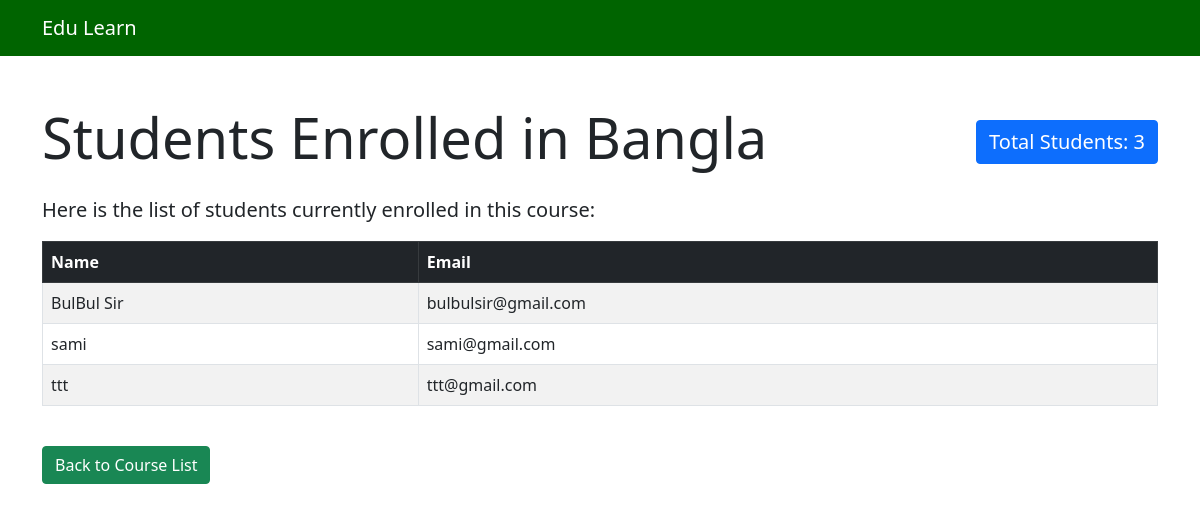
Page /course/6/students/ (signed in) on the committed database.
### courses/models.py (models this page shows, shortened)
class Course(models.Model):
    title = models.CharField(max_length=200)
    description = models.TextField()
    duration = models.IntegerField(help_text="Duration in hours")
    thumbnail = models.ImageField(
        upload_to='course_thumbnails/',  # Consistent folder name
        null=True,
        blank=True
    )
    created_at = models.DateTimeField(auto_now_add=True)

class Student(models.Model):
    name = models.CharField(max_length=200)
    email = models.EmailField(unique=True)
    enrolled_courses = models.ManyToManyField(Course, related_name='students')
    completed_lessons = models.ManyToManyField(Lesson, related_name='completed_by', blank=True)

### courses/views.py (the view)
# urls.py: path('course/<int:course_id>/students/', view_students, name='view_students'),
@login_required
def view_students(request, course_id):
    course = get_object_or_404(Course, id=course_id)
    students = course.students.all()  # Access the students related to the course
    return render(request, 'courses/view_students.html', {'course': course, 'students': students})

### courses/templates/courses/view_students.html (shortened to what this page needs)
{% load static %}
<!DOCTYPE html>
<html lang="en">
<head>
    <link rel="stylesheet" href="{% static 'courses/bootstrap/css/bootstrap.min.css' %}">
</head>
<body>
    <nav class="navbar navbar-expand-lg navbar-dark" style="background-color: #006400;">
        <div class="container">
            <a class="navbar-brand" href="{% url 'course_list' %}">Edu Learn</a>
        </div>
    </nav>
    <div class="container mt-5">
        <div class="d-flex justify-content-between align-items-center mb-3">
            <h1 class="display-4">Students Enrolled in {{ course.title }}</h1>
            <a class="btn btn-primary fs-5">Total Students: {{ students.count }}</a>
        </div>
        <p class="lead">Here is the list of students currently enrolled in this course:</p>
        <table class="table table-bordered table-striped table-hover">
            <thead class="table-dark">
                <tr>
                    <th>Name</th>
                    <th>Email</th>
                </tr>
            </thead>
            <tbody>
                {% for student in students %}
                    <tr>
                        <td>{{ student.name }}</td>
                        <td>{{ student.email }}</td>
                    </tr>
                {% empty %}
                    <tr>
                        <td colspan="2" class="text-center">No students enrolled yet.</td>
                    </tr>
                {% endfor %}
            </tbody>
        </table>
        <a href="{% url 'course_list' %}" class="btn btn-success mt-4">Back to Course List</a>
    </div>
</body>
</html>

### rows in the picture
Course: title "Bangla"
Student: name "BulBul Sir", email "bulbulsir@gmail.com"
Student: name "sami", email "sami@gmail.com"
Student: name "ttt", email "ttt@gmail.com"

### other values in the picture
{{ students.count }} "3"
